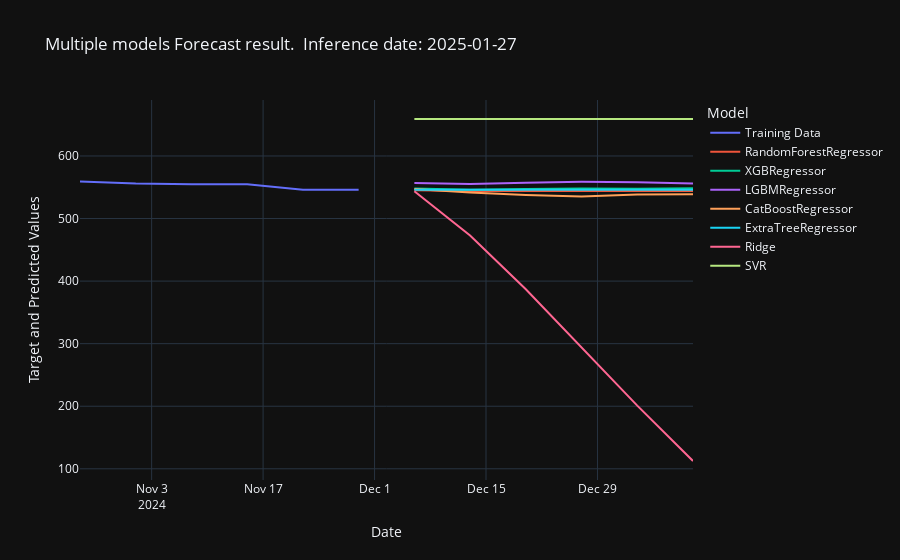

Notebook cell for this chart:
### Code cell
fig = plot_multiple_models_forecast(
    training_dataframe=feature_df,
    forecast_dataframe=final_predictions_df,
    x_col="date",
    y_col=[TARGET_COL, PREDICTED_COL],
    title=f"Multiple models Forecast result.\n Inference date: {final_predictions_df['RUN_DATE'].unique()[0]}",
    x_label="Date",
    y_label="Target and Predicted Values"
)
fig.show()

### Figure 1 — Plotly figure (JSON) as saved in the notebook; plotly's stock layout.template omitted (floating-point values rounded to 4 significant figures)
{"data": [{"mode": "lines", "name": "Training Data", "type": "scatter", "x": ["2024-10-25T00:00:00", "2024-11-01T00:00:00", "2024-11-08T00:00:00", "2024-11-15T00:00:00", "2024-11-22T00:00:00", "2024-11-29T00:00:00"], "y": [559.3, 556.0, 554.9, 554.8, 545.9, 545.9]}, {"mode": "lines", "name": "RandomForestRegressor", "type": "scatter", "x": ["2024-12-06T00:00:00", "2024-12-13T00:00:00", "2024-12-20T00:00:00", "2024-12-27T00:00:00", "2025-01-03T00:00:00", "2025-01-10T00:00:00"], "y": [545.3, 544.0, 544.0, 544.1, 544.3, 543.9]}, {"mode": "lines", "name": "XGBRegressor", "type": "scatter", "x": ["2024-12-06T00:00:00", "2024-12-13T00:00:00", "2024-12-20T00:00:00", "2024-12-27T00:00:00", "2025-01-03T00:00:00", "2025-01-10T00:00:00"], "y": [548.1, 546.2, 547.0, 548.1, 547.6, 548.5]}, {"mode": "lines", "name": "LGBMRegressor", "type": "scatter", "x": ["2024-12-06T00:00:00", "2024-12-13T00:00:00", "2024-12-20T00:00:00", "2024-12-27T00:00:00", "2025-01-03T00:00:00", "2025-01-10T00:00:00"], "y": [556.9, 555.0, 557.3, 558.6, 558.2, 555.8]}, {"mode": "lines", "name": "CatBoostRegressor", "type": "scatter", "x": ["2024-12-06T00:00:00", "2024-12-13T00:00:00", "2024-12-20T00:00:00", "2024-12-27T00:00:00", "2025-01-03T00:00:00", "2025-01-10T00:00:00"], "y": [547.3, 541.7, 537.8, 535.2, 538.4, 538.7]}, {"mode": "lines", "name": "ExtraTreeRegressor", "type": "scatter", "x": ["2024-12-06T00:00:00", "2024-12-13T00:00:00", "2024-12-20T00:00:00", "2024-12-27T00:00:00", "2025-01-03T00:00:00", "2025-01-10T00:00:00"], "y": [545.9, 545.9, 545.9, 545.9, 545.9, 545.9]}, {"mode": "lines", "name": "Ridge", "type": "scatter", "x": ["2024-12-06T00:00:00", "2024-12-13T00:00:00", "2024-12-20T00:00:00", "2024-12-27T00:00:00", "2025-01-03T00:00:00", "2025-01-10T00:00:00"], "y": [543.7, 472.8, 387.1, 294.0, 201.0, 112.5]}, {"mode": "lines", "name": "SVR", "type": "scatter", "x": ["2024-12-06T00:00:00", "2024-12-13T00:00:00", "2024-12-20T00:00:00", "2024-12-27T00:00:00", "2025-01-03T00:00:00", "2025-01-10T00:00:00"], "y": [659.1, 659.1, 659.1, 659.1, 659.1, 659.1]}], "layout": {"legend": {"title": {"text": "Model"}}, "title": {"text": "Multiple models Forecast result.\n Inference date: 2025-01-27"}, "xaxis": {"title": {"text": "Date"}}, "yaxis": {"title": {"text": "Target and Predicted Values"}}}}
